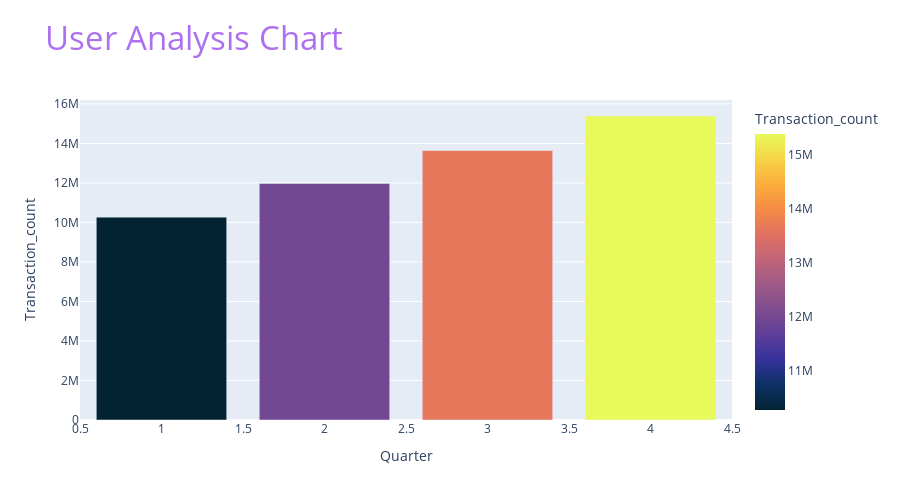

The cell this chart's notebook holds for it:
### Code cell
# -----   /   All India User Analysis Bar chart   /   ----- #
df_st_us_tab_qry_rslt1['Quarter'] = df_st_us_tab_qry_rslt1['Quarter'].astype(int)
df_st_us_tab_qry_rslt1['Transaction_count'] = df_st_us_tab_qry_rslt1['Transaction_count'].astype(int)
df_st_us_tab_qry_rslt1_fig = px.bar(df_st_us_tab_qry_rslt1, x='Quarter', y='Transaction_count', color='Transaction_count',
                                    color_continuous_scale='thermal', title='User Analysis Chart',
                                    height=500, )
df_st_us_tab_qry_rslt1_fig.update_layout(title_font=dict(size=33), title_font_color='#AD71EF')

### Figure 1 — Plotly figure (JSON) as saved in the notebook; plotly's stock layout.template omitted (floating-point values rounded to 4 significant figures)
{"data": [{"alignmentgroup": "True", "hovertemplate": "Quarter=%{x}<br>Transaction_count=%{marker.color}<extra></extra>", "legendgroup": "", "marker": {"color": [10266174, 11968087, 13635075, 15385416], "coloraxis": "coloraxis", "pattern": {"shape": ""}}, "name": "", "offsetgroup": "", "orientation": "v", "showlegend": false, "textposition": "auto", "type": "bar", "x": [1, 2, 3, 4], "xaxis": "x", "y": [10266174, 11968087, 13635075, 15385416], "yaxis": "y"}], "layout": {"barmode": "relative", "coloraxis": {"colorbar": {"title": {"text": "Transaction_count"}}, "colorscale": [[0, "rgb(3, 35, 51)"], [0.09091, "rgb(13, 48, 100)"], [0.1818, "rgb(53, 50, 155)"], [0.2727, "rgb(93, 62, 153)"], [0.3636, "rgb(126, 77, 143)"], [0.4545, "rgb(158, 89, 135)"], [0.5455, "rgb(193, 100, 121)"], [0.6364, "rgb(225, 113, 97)"], [0.7273, "rgb(246, 139, 69)"], [0.8182, "rgb(251, 173, 60)"], [0.9091, "rgb(246, 211, 70)"], [1, "rgb(231, 250, 90)"]]}, "height": 500, "legend": {"tracegroupgap": 0}, "title": {"font": {"color": "#AD71EF", "size": 33}, "text": "User Analysis Chart"}, "xaxis": {"anchor": "y", "domain": [0, 1], "title": {"text": "Quarter"}}, "yaxis": {"anchor": "x", "domain": [0, 1], "title": {"text": "Transaction_count"}}}}
